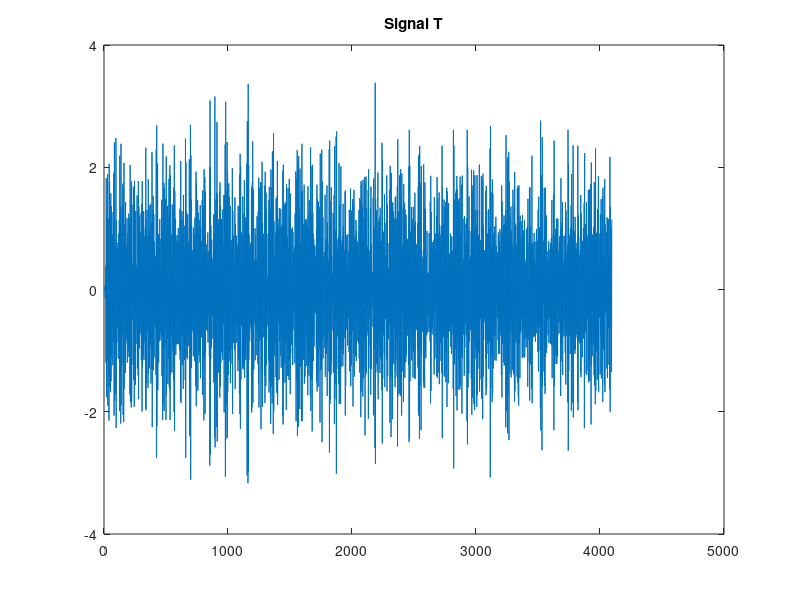
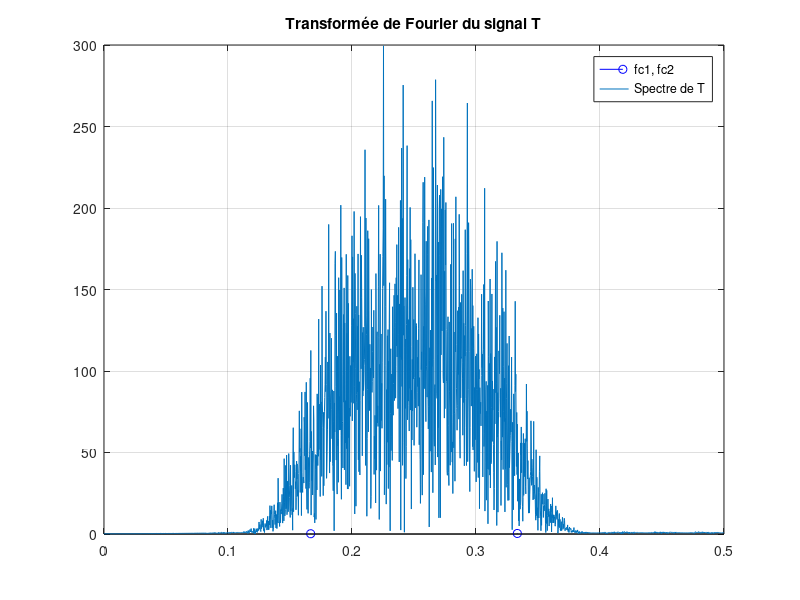
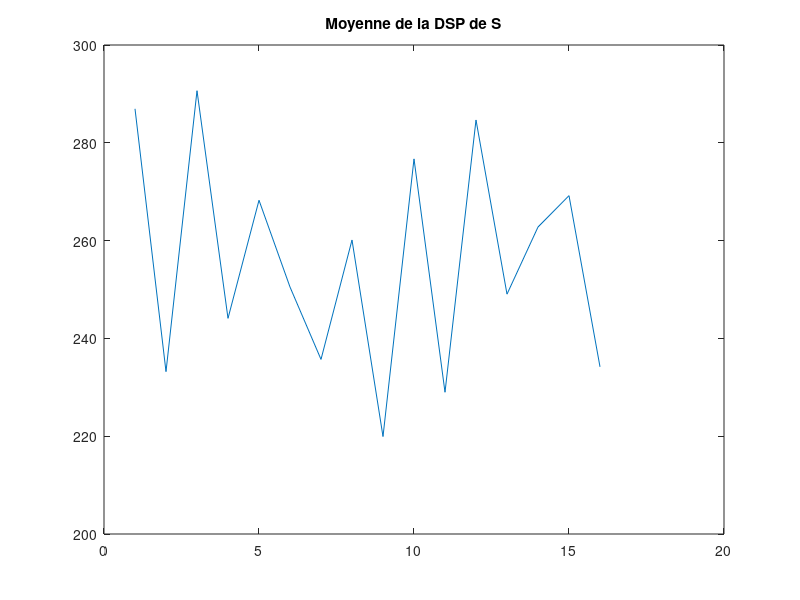

Write the MATLAB code that produced these figures, in order.
clc; clear; close all

N = 4096;
U = randn(N, 1);
dt = 1;
t = (0:dt:N-1)';
fe = 1/dt;

%% partie 1
fc1 = (1/3) * (fe/2);
fc2 = (2/3) * (fe/2);
longFiltre = 32;
h = fir1(longFiltre-1, 2.*[fc1, fc2], "bandpass");

T = filter(h, 1, U);
T = T - mean(T);
T = T/std(T);

fftT = abs(fft(T));

% ou utiliser reshape
s = zeros(N/16, 16);
s(1,:) = T(1:16);
for i = 2:N/16
    m = 16*i;
    n = m-16+1;
    s(i,:) = T(n:m);
end
S = s;

dspS = abs(fft(S).^2);
moyenneDspS = mean(dspS);

%% partie 2
M = zeros(16);
for i = 1:N/16
    M = M + S(i,:).' * S(i,:);
end
M = M/(N/16);
[L, P] = eig(M);
maxP = max(P(:));
[indice_ligne, indice_colonne] = find(P == maxP);
vecteur_propre_max = L(:, indice_colonne);

mean_quadratic = mean((S * vecteur_propre_max).^2);

%% partie 3
epsilon = 0.05;
fc1 = (1/3) * (fe/2) - epsilon;
fc2 = (2/3) * (fe/2) + epsilon;
longFiltre = 32;
h2 = fir1(longFiltre-1, 2.*[fc1, fc2], "bandpass");

nouveauT = filter(h2, 1, U);
nouveauT = nouveauT - mean(nouveauT);
nouveauT = nouveauT/std(nouveauT);

fftNouveauT = abs(fft(nouveauT));

% ou utiliser reshape
sN = zeros(N/16, 16);
sN(1,:) = nouveauT(1:16);
for i = 2:N/16
    m = 16*i;
    n = m-16+1;
    sN(i,:) = nouveauT(n:m);
end
nouveauS = sN;

nouveelleDspS = abs(fft(nouveauS).^2);
nouvelleMoyenneDspS = mean(nouveauS);

nouveauM = zeros(16);
for i = 1:N/16
    nouveauM = nouveauM + nouveauS(i,:).' * nouveauS(i,:);
end
nouveauM = nouveauM/(N/16);
[L, P] = eig(nouveauM);
nouveauMaxP = max(P(:));
[indice_ligne, indice_colonne] = find(P == nouveauMaxP);
nouveauVecteur_propre_max = L(:, indice_colonne);

nouvelleMean_quadratic = mean((nouveauS * nouveauVecteur_propre_max).^2);

%% affichage

figure(1)
plot(t, T)
title('Signal T')

f = (0:1/(N-1):fe/2)';

figure(2)
stem([fe/6, (2*fe)/6], [fe/6, (2*fe)/6],'b')
hold on
plot(f, fftT(1:N/2))
title('Transformée de Fourier du signal T')
grid()
legend("fc1, fc2", "Spectre de T")

figure(3)
plot(moyenneDspS)
title('Moyenne de la DSP de S')
